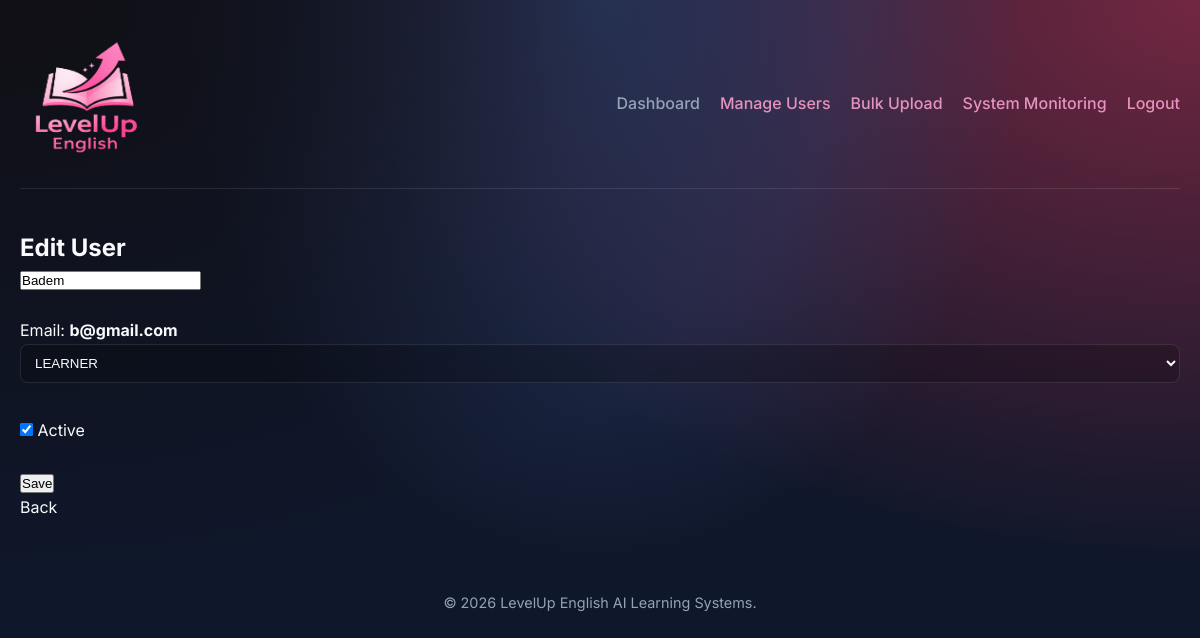
/admin/user_edit.php?id=17 (signed in), run on the app's committed database.
### tables this page shows
CREATE TABLE `users` (
  `id` int(11) NOT NULL,
  `name` varchar(120) NOT NULL,
  `education_level` varchar(100) DEFAULT NULL,
  `email` varchar(190) NOT NULL,
  `password_hash` varchar(255) NOT NULL,
  `role` enum('ADMIN','INSTRUCTOR','LEARNER') NOT NULL DEFAULT 'LEARNER',
  `reset_token` varchar(255) DEFAULT NULL,
  `reset_token_expiry` datetime DEFAULT NULL,
  `active` tinyint(1) NOT NULL DEFAULT 1,
  `created_at` timestamp NOT NULL DEFAULT current_timestamp(),
  `password_plain` varchar(255) DEFAULT NULL
);

### admin/user_edit.php (the view, shortened to what this page needs)
<?php
require_once __DIR__ . "/../config/db.php";
require_once __DIR__ . "/../includes/header.php";
$id = (int)($_GET["id"] ?? 0);
$stmt = $pdo->prepare("SELECT id,name,email,role,active FROM users WHERE id=?");
$stmt->execute([$id]);
$u = $stmt->fetch(PDO::FETCH_ASSOC);
?>
<h2>Edit User</h2>
<form method="post">
  <input name="name" value="<?= htmlspecialchars($u["name"]) ?>" required><br><br>
  <p>Email: <b><?= htmlspecialchars($u["email"]) ?></b></p>
  <select name="role">
    <option value="LEARNER" <?= $u["role"]==="LEARNER"?"selected":"" ?>>LEARNER</option>
  </select><br><br>
  <label>
    <input type="checkbox" name="active" <?= ((int)$u["active"]===1)?"checked":"" ?>> Active
  </label><br><br>
  <button type="submit">Save</button>
</form>
<p><a href="/Seng321/admin/users.php">Back</a></p>
<?php
require_once __DIR__ . "/../includes/footer.php";
?>

### assets/style.css (style rules this page uses)
:root { --bg-color: #0f172a; --card-bg: rgba(30, 41, 59, 0.7); --primary-color: #6366f1; --secondary-color: #a855f7; --accent-color: #38bdf8; --text-color: #f8fafc; --text-muted: #94a3b8; --success: #22c55e; --warning: #eab308; --danger: #ef4444; --border-color: rgba(255, 255, 255, 0.1); --glass-shadow: 0 8px 32px 0 rgba(0, 0, 0, 0.37); --font-main: 'Inter', sans-serif; }
* { margin: 0; padding: 0; box-sizing: border-box; }
body { font-family: var(--font-main); background-color: var(--bg-color); color: var(--text-color); background-image: radial-gradient(at 0% 0%, hsla(253, 16%, 7%, 1) 0, transparent 50%), radial-gradient(at 50% 0%, hsla(225, 39%, 30%, 1) 0, transparent 50%), radial-gradient(at 100% 0%, hsla(339, 49%, 30%, 1) 0, transparent 50%); min-height: 100vh; line-height: 1.6; animation: fadeIn 0.8s ease-out; }
a { text-decoration: none; color: inherit; transition: all 0.3s ease; }
input[type="text"], input[type="date"], select { width: 100%; padding: 10px; background: rgba(0, 0, 0, 0.2); border: 1px solid var(--border-color); border-radius: 8px; color: var(--text-color); margin-bottom: 10px; }

### data on the page
users: name "Badem", email "b@gmail.com", role "LEARNER", active "☑"
